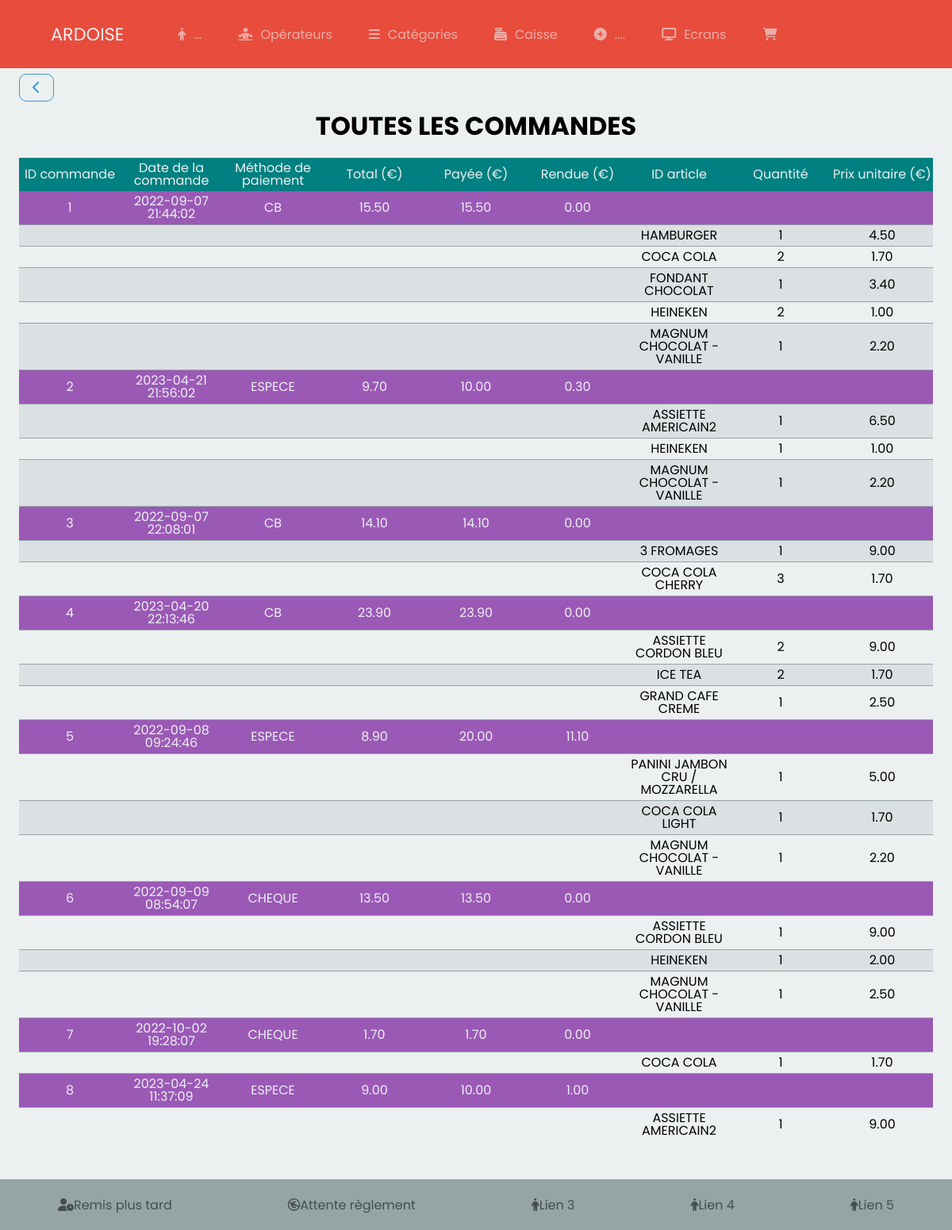
/index.php?route=getAllOrders, run on the app's committed database.
### tables this page shows
CREATE TABLE `orders` (
  `id` int(11) NOT NULL,
  `customers_id` int(11) NOT NULL,
  `paymentMethod_id` int(11) NOT NULL COMMENT 'La méthode de paiement utilisée par le client ( CB, ESPECES, ... )',
  `receiveMode_id` int(11) NOT NULL COMMENT 'Moyenne utilisé par le client pour nous faire parvenir sa commande ( sur place, à emporter, à livrer, ... )',
  `receiptMode_id` int(11) NOT NULL COMMENT 'Mode de réception de la commande par le client ( A emporter, A livrer, Sur place )',
  `tables_id` int(11) DEFAULT NULL COMMENT 'Le numéro de la table si consommation sur place',
  `dateTaken` datetime NOT NULL DEFAULT CURRENT_TIMESTAMP COMMENT 'Date et heure de la prise de la commande',
  `dateStart` datetime DEFAULT NULL COMMENT 'Date de commencement de la commande pour permettre les calculs de temps d''attente',
  `dateEnd` datetime DEFAULT NULL COMMENT 'Date de fin de préparation de la commande.',
  `total` float NOT NULL COMMENT 'Total en € de la commande',
  `given` float DEFAULT NULL COMMENT 'Somme donnée par le client pour payer la commande',
  `rendu` float DEFAULT NULL COMMENT 'Somme rendu par le restaurateur',
  `paymentStatus` tinyint(1) NOT NULL COMMENT 'Etat du règlement de la commande ( true = réglée, false = En attente de règlement )',
  `finalStatut` tinyint(1) NOT NULL COMMENT 'Etat final de la commande ( true = Commande terminée, false = Commande en cours )',
  `operators_id` int(11) NOT NULL,
  `withLater` tinyint(1) DEFAULT NULL,
  `art_screen_1` tinyint(1) DEFAULT NULL,
  `art_screen_2` tinyint(1) DEFAULT NULL
);

CREATE TABLE `paymentMethod` (
  `id` int(11) NOT NULL,
  `name` varchar(20) NOT NULL,
  `activate` tinyint(1) NOT NULL DEFAULT '1',
  `icon` varchar(255) DEFAULT NULL
);

CREATE TABLE `articles` (
  `id` int(11) NOT NULL,
  `name` varchar(50) NOT NULL,
  `shortName` varchar(20) NOT NULL,
  `picture` varchar(150) NOT NULL,
  `price` float NOT NULL DEFAULT '0',
  `categories_id` int(11) NOT NULL,
  `tva_spl` int(11) NOT NULL,
  `tva_emp` int(11) NOT NULL,
  `codebarre` varchar(15) NOT NULL COMMENT '13 chiffres',
  `activate` tinyint(1) NOT NULL DEFAULT '1',
  `screen_id` int(11) NOT NULL
);

CREATE TABLE `ordersDetails` (
  `id` int(11) NOT NULL,
  `orders_id` int(11) NOT NULL,
  `article_id` int(11) NOT NULL,
  `quantity` int(11) NOT NULL,
  `unitary_price` float NOT NULL,
  `tva` float NOT NULL,
  `postponed` tinyint(1) NOT NULL DEFAULT '0' COMMENT '1 = Article remis plus tard ( notamment les glaces, ... )',
  `details` varchar(250) DEFAULT NULL,
  `finalize` tinyint(1) NOT NULL DEFAULT '0'
);

### controllers/StatistiquesController.php (called while the page is built, shortened)
<?php
class StatistiquesController extends Router {
    public function getAllOrders() {
        $model          = new StatistiquesManager();
        $statistiques   = $model->getAllOrders();
        $this->render('statistics/displayOrders', 'layout', [    'statistiques'       => $statistiques]);
    }
}

### index.php (called while the page is built, shortened)
<?php
$router = new App\Router();
$router->getRouteFromQuery();

### models/Database.php (called while the page is built, shortened)
<?php
abstract class Database {
    private static $_dbConnect;
    private static function setDb() {
        self::$_dbConnect = new \PDO( 'mysql:host=db.3wa.io;dbname=vincentollivier_ardoise;charset=utf8', 'vincentollivier', '98f74e8350a6f9da22f312f5162d2994');
        self::$_dbConnect->setAttribute( \PDO::ATTR_ERRMODE, \PDO::ERRMODE_WARNING );
    }
    protected function getDb() {
        return self::$_dbConnect;
    }
    protected function getAll( string $sql, array $values = [] ): array {
        $query = $this->getDb()->prepare($sql);
        $query->execute($values);
        return $query->fetchAll();
    }
}

### models/StatistiquesManager.php (called while the page is built, shortened)
<?php
class StatistiquesManager extends Database {
    public function getAllOrders() {
        return $this->getAll("SELECT o.id, o.paymentMethod_id, pm.name as paymentMethod, o.dateTaken, o.total,
            od.article_id, a.name as article_name, o.given, o.rendu, od.quantity, od.unitary_price
            FROM orders o
            JOIN ordersDetails od ON o.id = od.orders_id
            JOIN articles a ON od.article_id = a.id
            JOIN paymentMethod pm ON o.paymentMethod_id = pm.id
            ORDER BY o.id ASC");
    }
}

### views/templates/statistics/displayOrders.phtml (the view)
<main id="statistic">
        <a href="index.php?route=statistics" id="retour" class="btn"><i class="fa-solid fa-chevron-left"></i></a>
        <h1>Toutes les commandes</h1>
        <table>
                <thead>
                        <tr>
                                <th>ID commande</th>
                                <th>Date de la commande</th>
                                <th>Méthode de paiement</th>
                                <th>Total (€)</th>
                                <th>Payée (€)</th>
                                <th>Rendue (€)</th>
                                <th>ID article</th>
                                <th>Quantité</th>
                                <th>Prix unitaire (€)</th>
                        </tr>
                </thead>
                <tbody>
                <?php
                $previousOrderId = null;
                foreach ($statistiques as $row){
                        if ($row['id'] != $previousOrderId){
                                echo "<tr class=\"date\">";
                                echo "<td>" . $row['id'] . "</td>";
                                echo "<td>" . $row['dateTaken'] . "</td>";
                                echo "<td>" . $row['paymentMethod'] . "</td>";
                                echo "<td>" . number_format($row['total'], 2) . "</td>";
                                echo "<td>" . number_format($row['given'], 2) . "</td>";
                                echo "<td>" . number_format($row['rendu'], 2) . "</td>";
                                echo "<td></td>";
                                echo "<td></td>";
                                echo "<td></td>";
                                echo "</tr>";
                                $previousOrderId = $row['id'];
                                echo "<tr>";
                                echo "<td></td>";
                                echo "<td></td>";
                                echo "<td></td>";
                                echo "<td></td>";
                                echo "<td></td>";
                                echo "<td></td>";
                                echo "<td>" . $row['article_name'] . "</td>";
                                echo "<td>" . $row['quantity'] . "</td>";
                                echo "<td>" . number_format($row['unitary_price'], 2) . "</td>";
                                echo "</tr>";
                        }
                        else{
                                echo "<tr>";
                                echo "<td></td>";
                                echo "<td></td>";
                                echo "<td></td>";
                                echo "<td></td>";
                                echo "<td></td>";
                                echo "<td></td>";
                                echo "<td>" . $row['article_name'] . "</td>";
                                echo "<td>" . $row['quantity'] . "</td>";
                                echo "<td>" . number_format($row['unitary_price'], 2) . "</td>";
                                echo "</tr>";
                        }
                } ?>
                </tbody>
        </table>
</main>

### assets/styles/sass/style.css (style rules this page uses)
html, body, div, span, applet, object, iframe, h1, h2, h3, h4, h5, h6, p, blockquote, pre, a, abbr, acronym, address, big, cite, code, del, dfn, em, img, ins, kbd, q, s, samp, small, strike, strong, sub, sup, tt, var, b, u, i, center, dl, dt, dd, ol, ul, li, fieldset, form, label, legend, table, caption, tbody, tfoot, thead, tr, th, td, article, aside, canvas, details, embed, figure, figcaption, footer, header, hgroup, menu, nav, output, ruby, section, summary, time, mark, audio, video { margin: 0; padding: 0; border: 0; font-size: 100%; font: inherit; vertical-align: baseline; }
body { line-height: 1; }
table { border-collapse: collapse; border-spacing: 0; }
.btn { margin: 10px auto; text-align: center; border: none; padding: 8px 16px; background-color: #ECF0f1; opacity: 1; font-family: "Montserrat", sans-serif; border: 1px solid #3498DB; color: #3498DB; border-radius: 0.575rem; }
h1 { font-size: 2em; font-weight: bold; text-align: center; margin: 3vh 0; text-transform: uppercase; }
#statistic { padding: 2vh 2vw; }
#statistic > table { width: 96%; margin: auto; margin-bottom: 12vh; table-layout: fixed; width: 100%; }
#statistic > table > thead { background-color: #008080; color: #ECF0f1; }
#statistic > table > thead > tr > th { text-align: center; vertical-align: middle; padding: 5px 0; }
#statistic > table > thead > tr > th:first-of-type { text-align: center; vertical-align: middle; padding: 5px 0; }
#statistic > table > tbody > tr:nth-child(even) { background-color: rgba(149, 165, 166, 0.2); }
#statistic > table > tbody > tr.date { background-color: #9B59b6; color: #ECF0f1; }
#statistic > table > tbody > tr > td { text-align: center; vertical-align: middle; padding: 5px 0; }
#statistic > table > tbody > tr > td:first-of-type { text-align: center; vertical-align: middle; padding: 12px 0; }
#statistic > table > tbody > tr:not(:last-child) { border-bottom: 1px solid #95A5A6; }
* { box-sizing: border-box; }
body { font-family: "Poppins", sans-serif; background-color: #ECF0f1; }
a { text-decoration: none; }

### data on the page
orders: id "1", dateTaken "2022-09-07 21:44:02", paymentMethod.name "CB", total "15.50", given "15.50", rendu "0.00", articles.name "HAMBURGER", ordersdetails.quantity "1", ordersdetails.unitary_price "4.50", articles.name "COCA COLA", ordersdetails.quantity "2", ordersdetails.unitary_price "1.70", articles.name "FONDANT CHOCOLAT", ordersdetails.unitary_price "3.40", articles.name "HEINEKEN", ordersdetails.unitary_price "1.00", articles.name "MAGNUM CHOCOLAT - VANILLE", ordersdetails.unitary_price "2.20"
orders: id "2", dateTaken "2023-04-21 21:56:02", paymentMethod.name "ESPECE", total "9.70", given "10.00", rendu "0.30", articles.name "ASSIETTE AMERICAIN2", ordersdetails.quantity "1", ordersdetails.unitary_price "6.50", articles.name "HEINEKEN", ordersdetails.unitary_price "1.00", articles.name "MAGNUM CHOCOLAT - VANILLE", ordersdetails.unitary_price "2.20"
orders: id "3", dateTaken "2022-09-07 22:08:01", paymentMethod.name "CB", total "14.10", given "14.10", rendu "0.00", articles.name "3 FROMAGES", ordersdetails.quantity "1", ordersdetails.unitary_price "9.00", articles.name "COCA COLA CHERRY", ordersdetails.quantity "3", ordersdetails.unitary_price "1.70"
orders: id "4", dateTaken "2023-04-20 22:13:46", paymentMethod.name "CB", total "23.90", given "23.90", rendu "0.00", articles.name "ASSIETTE CORDON BLEU", ordersdetails.quantity "2", ordersdetails.unitary_price "9.00", articles.name "ICE TEA", ordersdetails.unitary_price "1.70", articles.name "GRAND CAFE CREME", ordersdetails.quantity "1", ordersdetails.unitary_price "2.50"
orders: id "5", dateTaken "2022-09-08 09:24:46", paymentMethod.name "ESPECE", total "8.90", given "20.00", rendu "11.10", articles.name "PANINI JAMBON CRU / MOZZARELLA", ordersdetails.quantity "1", ordersdetails.unitary_price "5.00", articles.name "COCA COLA LIGHT", ordersdetails.unitary_price "1.70", articles.name "MAGNUM CHOCOLAT - VANILLE", ordersdetails.unitary_price "2.20"
orders: id "6", dateTaken "2022-09-09 08:54:07", paymentMethod.name "CHEQUE", total "13.50", given "13.50", rendu "0.00", articles.name "ASSIETTE CORDON BLEU", ordersdetails.quantity "1", ordersdetails.unitary_price "9.00", articles.name "HEINEKEN", ordersdetails.unitary_price "2.00", articles.name "MAGNUM CHOCOLAT - VANILLE", ordersdetails.unitary_price "2.50"
orders: id "7", dateTaken "2022-10-02 19:28:07", paymentMethod.name "CHEQUE", total "1.70", given "1.70", rendu "0.00", articles.name "COCA COLA", ordersdetails.quantity "1", ordersdetails.unitary_price "1.70"
orders: id "8", dateTaken "2023-04-24 11:37:09", paymentMethod.name "ESPECE", total "9.00", given "10.00", rendu "1.00", articles.name "ASSIETTE AMERICAIN2", ordersdetails.quantity "1", ordersdetails.unitary_price "9.00"
